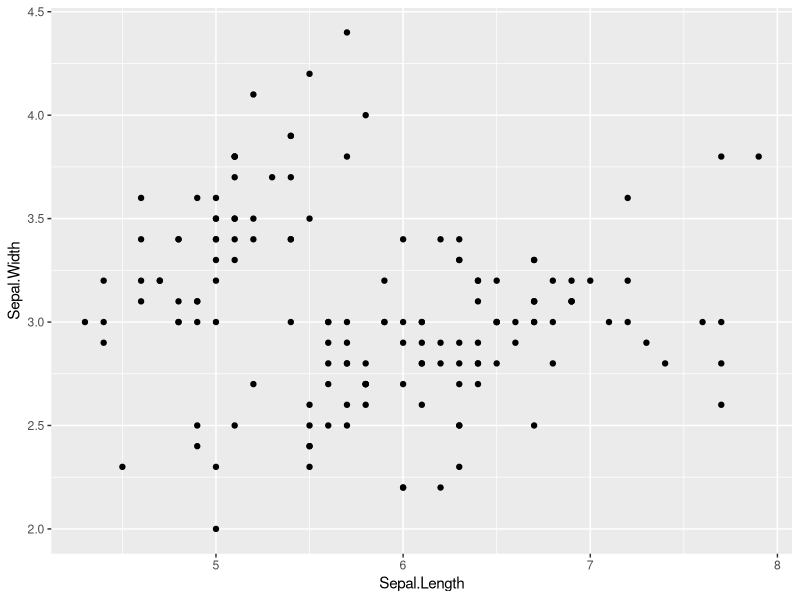
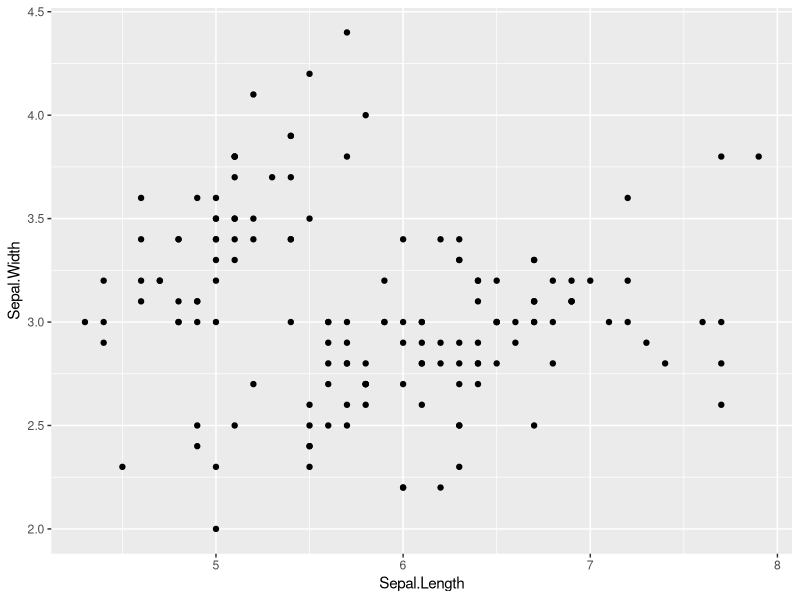
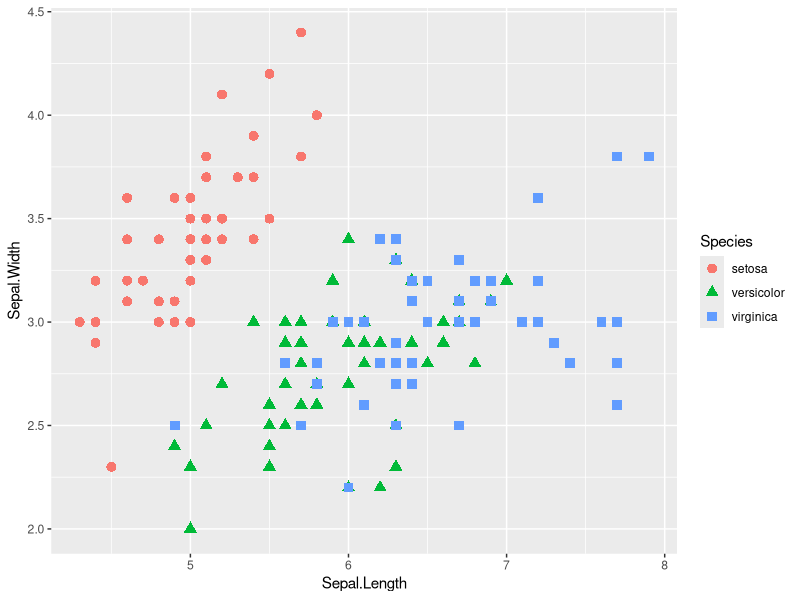
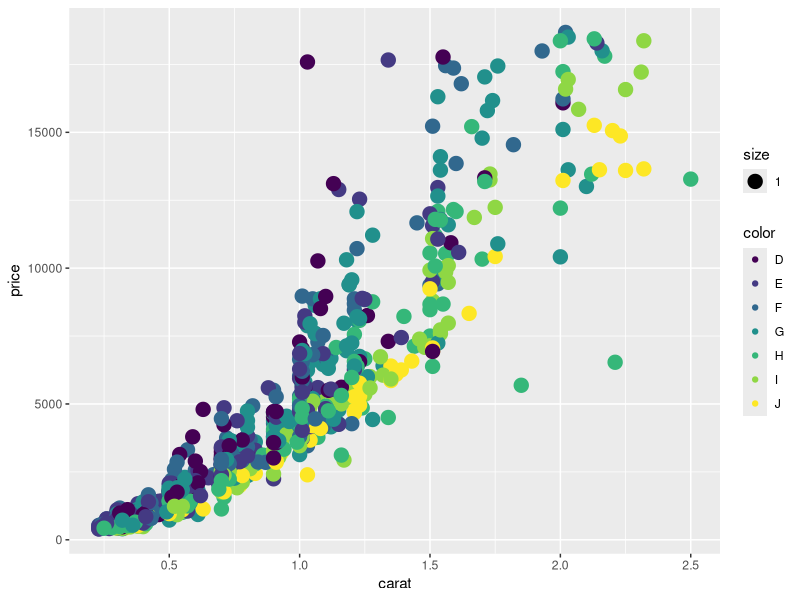
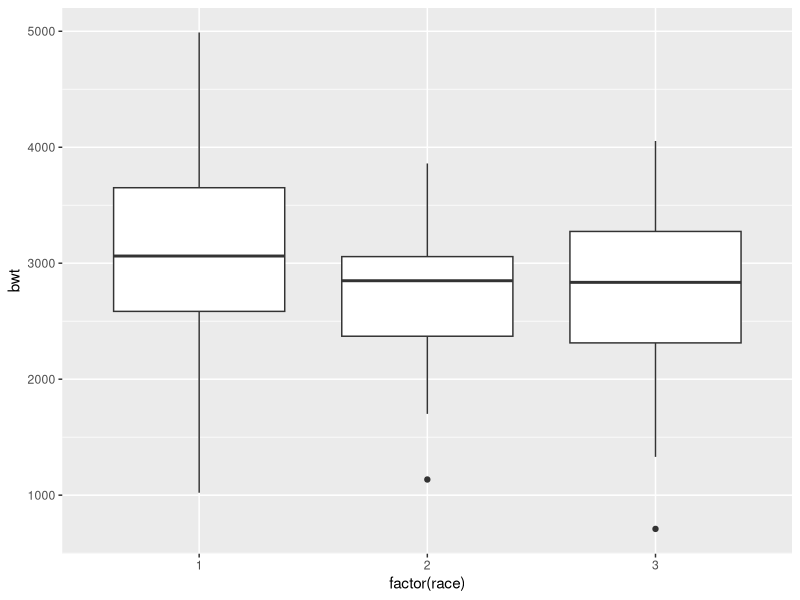
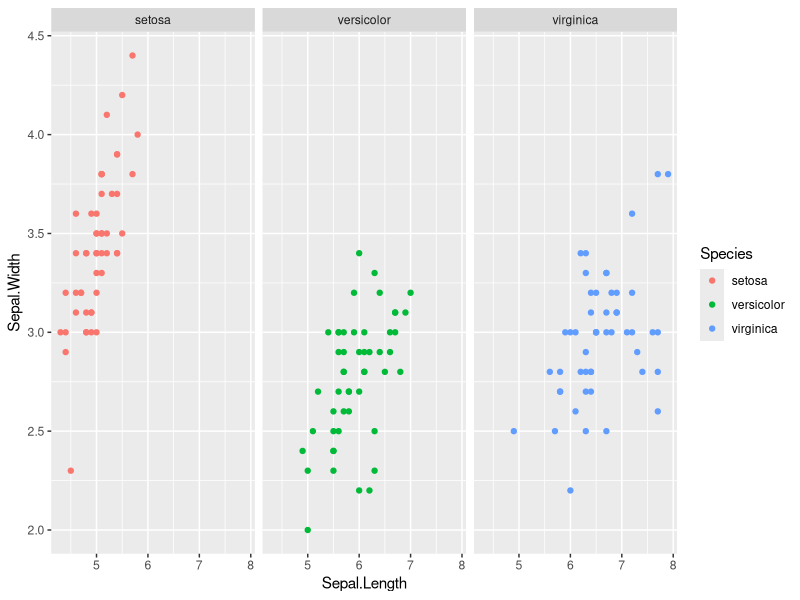
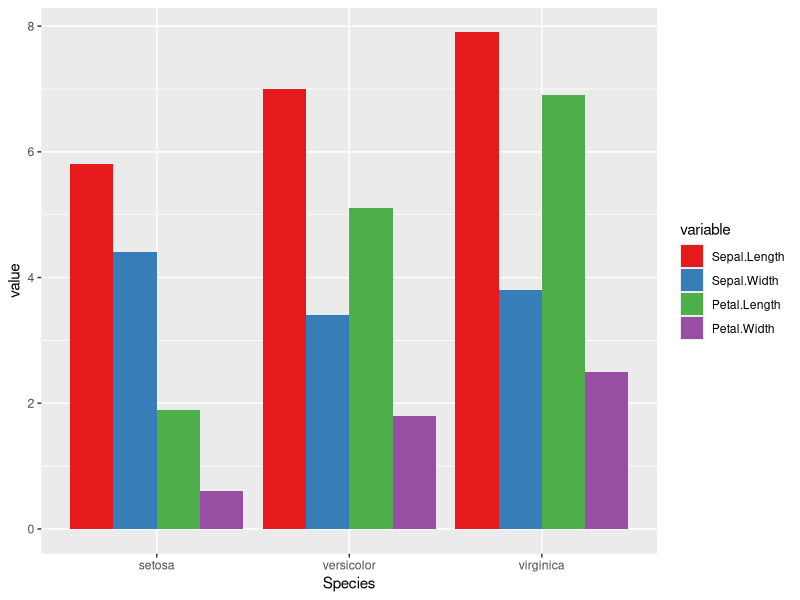
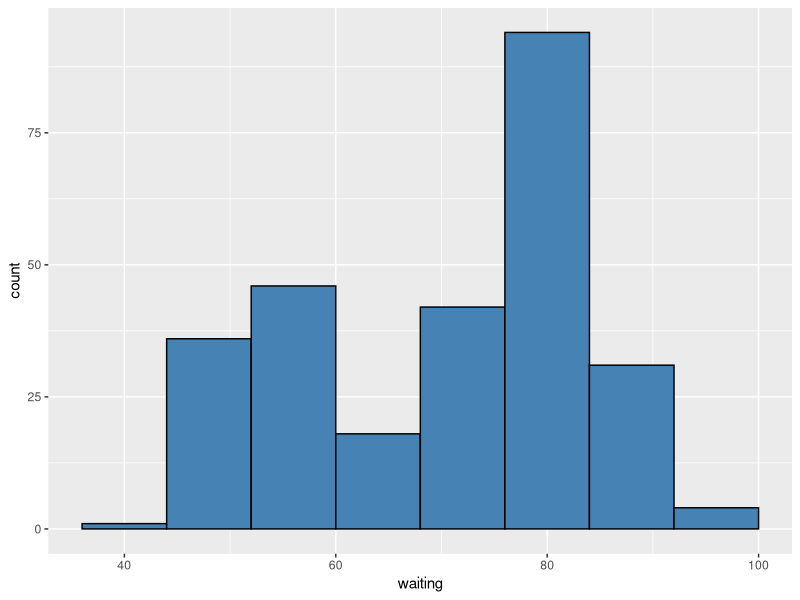

Generate these figures, in order, with R: (Note: this script raises an error after producing the figures.)
# Afternoon ggplot excercise at Tulane
#Install Libraries

install.packages("ggplot2", dependencies = TRUE)
install.packages("plyr")
install.packages("ggthemes")
install.packages("reshape2")

# Load libraries

library("ggplot2")
library("plyr")
library("ggthemes")
library("reshape2") 

head(iris)

iris[1:2, ]
df <- melt(iris, id.vars = "Species")
df[1:2, ]
myplot <- ggplot(data = diamonds, aes(x = Carat, y = Price)) 
summary(myplot)
ggplot(data = iris, aes(x = Sepal.Length, y = Sepal.Width)) + 
  geom_point()
ggplot(data = iris, aes(x = Sepal.Length, y = Sepal.Width)) + 
  geom_point()
ggplot(iris, aes(Sepal.Length, Sepal.Width, color = Species)) + 
  geom_point(aes(shape = Species), size = 3)

#make a small sample of diamond dataset
d2 <- diamonds[sample(1:dim(diamonds)[1], 1000), ]
myplot <- ggplot(data = d2, aes(x = Carat, y = Price))
ggplot(d2, aes(x = carat, y = price, color = color)) + 
  geom_point(aes (size = 1))
#learning Boxplots 
library(MASS) 
ggplot(birthwt, aes(factor(race), bwt)) + geom_boxplot()
 
  # Faceting single column, multiple rows
ggplot(iris, aes(Sepal.Length, Sepal.Width, color = Species))+
  geom_point()+
  facet_wrap(. ~ Species) 
###

df <- melt(iris, id.vars = "Species")
ggplot(df, aes(Species, value, fill = variable)) +
  geom_bar(stat = "identity", position = "dodge") +
  scale_fill_brewer(palette = "Set1")
#####
h <- ggplot(faithful, aes(x = waiting))
h + geom_histogram(binwidth = 8, colour = "black", fill = "steelblue")
#####
ggplot(iris, aes(Species, Sepal.Length)) +
  geom_bar(stat = "identity")

#####

df <- melt(iris, id.vars = "Species")
ggplot(df, aes(Species, value, fill = variable)) +
  geom_bar(stat = "identity",) +
  scale_fill_brewer(palette = "Set1")

###

d2melt <- melt(d2, id.vars = "clarity")

# dx<- melt(d2, id.vars = "clarity")

ggplot(d2, aes(clarity, fill = cut)) +
  geom_bar(position="dodge")
#DENSITY PLOTS

ggplot(faithful, aes(waiting)) +
  geom_line(stat = density)

ggplot(iris, aes(Sepal.Length))